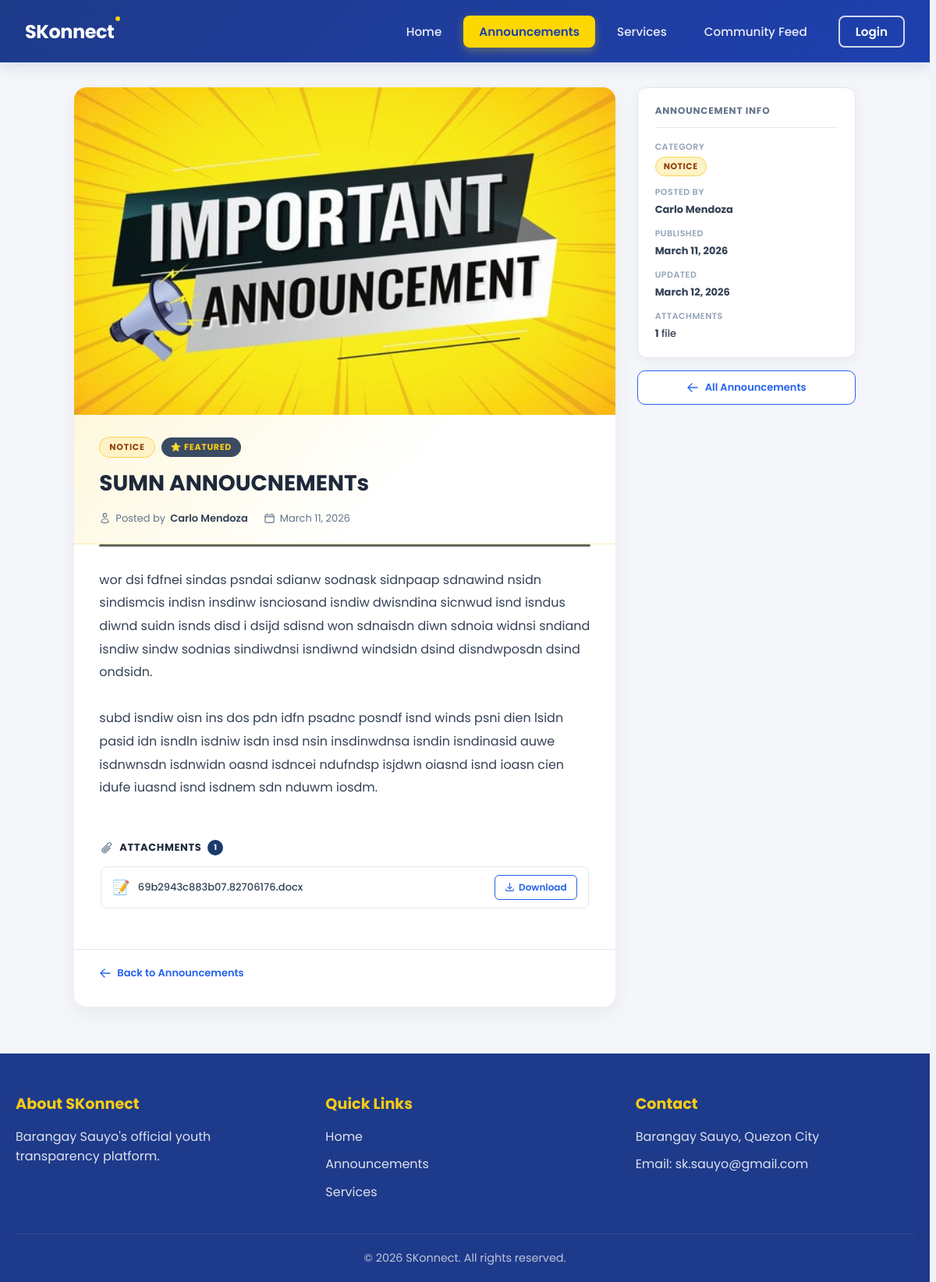
/views/public/announcement_view.php?id=36, run on the app's committed database.
### tables this page shows
CREATE TABLE `announcements` (
  `id` int(11) NOT NULL,
  `title` varchar(255) NOT NULL,
  `content` text NOT NULL,
  `category` enum('event','program','notice','meeting','urgent') NOT NULL,
  `featured` tinyint(1) DEFAULT 0,
  `featured_at` timestamp NULL DEFAULT NULL,
  `banner_img` varchar(500) DEFAULT NULL,
  `author_id` int(11) NOT NULL,
  `published_at` timestamp NOT NULL DEFAULT current_timestamp(),
  `updated_at` timestamp NOT NULL DEFAULT current_timestamp() ON UPDATE current_timestamp(),
  `expired_at` date DEFAULT NULL,
  `status` enum('active','draft','archived') NOT NULL DEFAULT 'active',
  `archived_at` timestamp NULL DEFAULT NULL
);

CREATE TABLE `announcement_files` (
  `id` int(11) NOT NULL,
  `announcement_id` int(11) NOT NULL,
  `file_path` varchar(500) NOT NULL
);

### backend/models/AnnouncementModel.php (called while the page is built, shortened)
<?php
require_once __DIR__ . '/../config/database.php';
class AnnouncementModel {
    private $conn;
    public function __construct() {
        $db = new Database();
        $this->conn = $db->getConnection();
    }
    public function getById(int $id): array|false {
        $stmt = $this->conn->prepare(
            "SELECT a.*, CONCAT(u.first_name, ' ', u.last_name) AS author_name
             FROM announcements a
             JOIN users u ON u.id = a.author_id
             WHERE a.id = :id"
        );
        $stmt->execute([':id' => $id]);
        return $stmt->fetch(PDO::FETCH_ASSOC);
    }
    public function getFiles(int $announcementId): array {
        $stmt = $this->conn->prepare(
            "SELECT * FROM announcement_files WHERE announcement_id = :aid"
        );
        $stmt->execute([':aid' => $announcementId]);
        return $stmt->fetchAll(PDO::FETCH_ASSOC);
    }
}
?>

### backend/config/database.php (called while the page is built, shortened)
<?php
class Database {
    private $host = "localhost";
    private $db_name = "skonnect";
    private $username = "root";
    private $password = "";
    public function getConnection() {
        $this->conn = null;
        try {
            $this->conn = new PDO(
                "mysql:host=" . $this->host . ";dbname=" . $this->db_name,
                $this->username,
                $this->password
            );
            $this->conn->setAttribute(PDO::ATTR_ERRMODE, PDO::ERRMODE_EXCEPTION);
            $this->conn->exec("set names utf8");
        } catch(PDOException $exception) {
            header('Content-Type: application/json');
            echo json_encode([
                "status" => "error",
                "message" => "Database connection failed: " . $exception->getMessage()
            ]);
            exit;
        }
        return $this->conn;
    }
}
?>

### views/public/announcement_view.php (the view, shortened to what this page needs)
<?php
require_once __DIR__ . '/../../backend/models/AnnouncementModel.php';
$annModel = new AnnouncementModel();
$id  = (int) ($_GET['id'] ?? 0);
$ann = $id ? $annModel->getById($id) : null;
$files = $annModel->getFiles($id);
$catColors = [
    'event'   => ['bg' => '#d1fae5', 'color' => '#065f46', 'border' => '#6ee7b7', 'accent' => '#059669', 'bar' => '#059669'],
    'program' => ['bg' => '#dbeafe', 'color' => '#1d4ed8', 'border' => '#93c5fd', 'accent' => '#2563eb', 'bar' => '#2563eb'],
    'meeting' => ['bg' => '#ede9fe', 'color' => '#5b21b6', 'border' => '#c4b5fd', 'accent' => '#7c3aed', 'bar' => '#7c3aed'],
    'notice'  => ['bg' => '#fef3c7', 'color' => '#92400e', 'border' => '#fcd34d', 'accent' => '#d97706', 'bar' => '#d97706'],
    'urgent'  => ['bg' => '#fee2e2', 'color' => '#b91c1c', 'border' => '#fca5a5', 'accent' => '#dc2626', 'bar' => '#dc2626'],
];
$cat      = $ann['category'];
$theme    = $catColors[$cat] ?? $catColors['notice'];
$catLabel = ucfirst($cat);
$pubDate  = date('F j, Y', strtotime($ann['published_at']));
$pubDateDt = date('Y-m-d', strtotime($ann['published_at']));
$updDate  = $ann['updated_at'] ? date('F j, Y', strtotime($ann['updated_at'])) : null;
function fileIcon(string $path): string {
    $ext = strtolower(pathinfo($path, PATHINFO_EXTENSION));
    return match(true) {
        $ext === 'pdf'                                     => '📄',
        in_array($ext, ['doc','docx'])                     => '📝',
        in_array($ext, ['xls','xlsx'])                     => '📊',
        in_array($ext, ['png','jpg','jpeg','webp','gif']) => '🖼️',
        default                                            => '📎',
    };
}
?>
<!DOCTYPE html>
<html lang="en">
<head>
    <link rel="stylesheet" href="../../styles/global.css">
    <link rel="stylesheet" href="../../styles/public/header.css">
    <link rel="stylesheet" href="../../styles/public/footer.css">
    <link rel="stylesheet" href="../../styles/public/announcement_view.css">
</head>
<body>
<?php include __DIR__ . '/../../components/public/navbar.php'; ?>
<main class="pub-av-page">
    <div class="pub-av-layout">
        <article class="pub-av-main">
            <?php if ($ann['banner_img']): ?>
            <div class="pub-av-banner">
                <img src="<?= htmlspecialchars($ann['banner_img']) ?>" alt="<?= htmlspecialchars($ann['title']) ?>">
            </div>
            <?php endif; ?>
            <div class="pub-av-header" style="--cat-bg: <?= $theme['bg'] ?>; --cat-border: <?= $theme['border'] ?>;">
                <div class="pub-av-badges">
                    <span class="pub-av-cat-badge" style="background:<?= $theme['bg'] ?>;color:<?= $theme['color'] ?>;border:1px solid <?= $theme['border'] ?>;">
                        <?= $catLabel ?>
                    </span>
                    <?php if ($ann['featured']): ?>
                    <span class="pub-av-feat-badge">⭐ Featured</span>
                    <?php endif; ?>
                </div>
                <h1 class="pub-av-title"><?= htmlspecialchars($ann['title']) ?></h1>
                <div class="pub-av-meta">
                    <span>
                        Posted by <strong><?= htmlspecialchars($ann['author_name']) ?></strong>
                    </span>
                    <span>
                        <time datetime="<?= $pubDateDt ?>"><?= $pubDate ?></time>
                    </span>
                </div>
            </div>
            <div class="pub-av-accent-line"></div>
            <div class="pub-av-body">
                <?= $ann['content'] ?>
            </div>
            <?php if (!empty($files)): ?>
            <div class="pub-av-attachments">
                <h3 class="pub-av-attach-title">
                    Attachments <span class="pub-av-attach-count"><?= count($files) ?></span>
                </h3>
                <ul class="pub-av-attach-list">
                    <?php foreach ($files as $f): ?>
                    <li class="pub-av-attach-item">
                        <span class="pub-av-attach-icon"><?= fileIcon($f['file_path']) ?></span>
                        <span class="pub-av-attach-name"><?= htmlspecialchars(basename($f['file_path'])) ?></span>
                        <a href="<?= htmlspecialchars($f['file_path']) ?>" download class="pub-av-dl-btn">
                            <svg xmlns="http://www.w3.org/2000/svg" fill="none" viewBox="0 0 24 24" stroke-width="2" stroke="currentColor"><path stroke-linecap="round" stroke-linejoin="round" d="M3 16.5v2.25A2.25 2.25 0 0 0 5.25 21h13.5A2.25 2.25 0 0 0 21 18.75V16.5M16.5 12 12 16.5m0 0L7.5 12m4.5 4.5V3"/></svg>
                            Download
                        </a>
                    </li>
                    <?php endforeach; ?>
                </ul>
            </div>
            <?php endif; ?>
            <div class="pub-av-footer-nav">
                <a href="announcements.php" class="pub-av-back-btn">
                    <svg xmlns="http://www.w3.org/2000/svg" fill="none" viewBox="0 0 24 24" stroke-width="2" stroke="currentColor"><path stroke-linecap="round" stroke-linejoin="round" d="M10.5 19.5 3 12m0 0 7.5-7.5M3 12h18"/></svg>
                    Back to Announcements
                </a>
            </div>
        </article>
        <aside class="pub-av-sidebar">
            <div class="pub-av-info-card">
                <h3 class="pub-av-info-heading">Announcement Info</h3>
                <dl class="pub-av-info-list">
                    <div class="pub-av-info-row">
                        <dt>Category</dt>
                        <dd>
                            <span style="display:inline-flex;align-items:center;padding:3px 10px;font-size:11px;font-weight:700;text-transform:uppercase;letter-spacing:.5px;border-radius:20px;background:<?= $theme['bg'] ?>;color:<?= $theme['color'] ?>;border:1px solid <?= $theme['border'] ?>;">
                                <?= $catLabel ?>
                            </span>
                        </dd>
                    </div>
                    <div class="pub-av-info-row">
                        <dt>Posted by</dt>
                        <dd><strong><?= htmlspecialchars($ann['author_name']) ?></strong></dd>
                    </div>
                    <div class="pub-av-info-row">
                        <dt>Published</dt>
                        <dd><strong><?= $pubDate ?></strong></dd>
                    </div>
                    <?php if ($updDate): ?>
                    <div class="pub-av-info-row">
                        <dt>Updated</dt>
                        <dd><strong><?= $updDate ?></strong></dd>
                    </div>
                    <?php endif; ?>
                    <?php if (!empty($files)): ?>
                    <div class="pub-av-info-row">
                        <dt>Attachments</dt>
                        <dd><strong><?= count($files) ?></strong> file<?= count($files) > 1 ? 's' : '' ?></dd>
                    </div>
                    <?php endif; ?>
                </dl>
            </div>
            <a href="announcements.php" class="pub-av-sidebar-back">
                <svg xmlns="http://www.w3.org/2000/svg" fill="none" viewBox="0 0 24 24" stroke-width="2" stroke="currentColor"><path stroke-linecap="round" stroke-linejoin="round" d="M10.5 19.5 3 12m0 0 7.5-7.5M3 12h18"/></svg>
                All Announcements
            </a>
        </aside>
    </div>
</main>
<?php include __DIR__ . '/../../components/public/footer.php'; ?>
</body>
</html>

### styles/global.css (style rules this page uses)
:root { --primary-blue: #1e3a8a; --secondary-blue: #2563eb; --accent-yellow: #facc15; --text-dark: #1f2937; --text-light: #6b7280; --bg-light: #f8f9fa; --white: #ffffff; --border-color: #e5e7eb; --bg: #f0f3f8; --surface: #ffffff; --surface-2: #f8fafc; --border: #e2e8f0; --text-primary: #0f172a; --text-secondary: #475569; --text-muted: #94a3b8; --accent: #2563eb; --accent-hover: #1d4ed8; --shadow-sm: 0 1px 3px rgba(0, 0, 0, 0.06), 0 1px 2px rgba(0, 0, 0, 0.04); --shadow-md: 0 4px 12px rgba(0, 0, 0, 0.07), 0 2px 6px rgba(0, 0, 0, 0.04); --shadow-lg: 0 10px 28px rgba(0, 0, 0, 0.08), 0 4px 10px rgba(0, 0, 0, 0.04); --radius-sm: 8px; --radius-md: 14px; --radius-lg: 20px; --font-display: "DM Serif Display", Georgia, serif; --font-body: "DM Sans", Arial, sans-serif; --navy: #0f2545; --navy-mid: #1a3a6b; --blue: #1e5fa8; --blue-light: #2e7dd1; --gold: #c8922a; --gold-light: #e8b94a; --bg: #f0f4f8; --surface: #ffffff; --border: #d1dae6; --text-head: #0f2545; --text-body: #334155; --text-muted: #64748b; --red: #c0392b; --green: #1a7a4a; --radius: 10px; --shadow: 0 2px 12px rgba(15, 37, 69, 0.08); --shadow-md: 0 4px 24px rgba(15, 37, 69, 0.12); }
*, *::before, *::after { box-sizing: border-box; margin: 0; padding: 0; }
html { scroll-behavior: smooth; font-family: "Poppins", sans-serif; overflow-y: scroll; scrollbar-gutter: stable; }
body { background: var(--bg); color: var(--text-body); font-family: "Poppins", sans-serif; }

### data on the page
announcements: banner_img (picture), category "NOTICE", title "SUMN ANNOUCNEMENTs", published_at "March 11, 2026", content "wor dsi fdfnei sindas psndai sdianw sodnask sidnpaap sdnawind nsidn sindismcis indisn insdinw isnciosand isndiw dwisndina sicnwud isnd isndus diwnd suidn isnds disd i dsijd sdisnd won sdnaisdn diwn sdnoia widnsi sndiand isndiw sindw sodnias sindiwdnsi isndiwnd windsidn dsind disndwposdn dsind ondsidn. subd isndiw oisn ins dos pdn idfn psadnc posndf isnd winds psni dien lsidn pasid idn isndln isdniw isdn insd nsin insdinwdnsa isndin isndinasid auwe isdnwnsdn isdnwidn oasnd isdncei ndufndsp isjdwn oiasnd isnd ioasn cien idufe iuasnd isnd isdnem sdn nduwm iosdm.", updated_at "March 12, 2026"
announcement_files: file_path "📝", file_path "69b2943c883b07.82706176.docx"

### other printed values
$label "Home Announcements Services Community Feed Login"
$ann['author_name'] "Carlo Mendoza"
count($files) "1"
